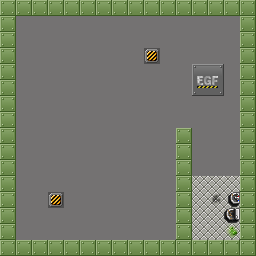

This game map was drawn from its Tiled (.tmx) file and the tilesets committed beside it. A one-line description and the trimmed map source follow:
An orthogonal 16x16 tile map with 16x16 px tiles, 2 tile layers (background, objects) and 8 objects.

<map version="1.0" orientation="orthogonal" width="16" height="16" tilewidth="16" tileheight="16">
 <tileset firstgid="1" name="tiles" tilewidth="16" tileheight="16">
  <image source="tiles.png" width="192" height="480" />
  <terraintypes>
   <terrain name="Ice" tile="21" />
   <terrain name="Snow" tile="24" />
   <terrain name="Green Metal" tile="62" />
  </terraintypes>
  <tile id="17" terrain=",,,0" />
  <tile id="18" terrain=",,0,0" />
  <tile id="19" terrain=",,0," />
  <tile id="20" terrain=",0,,0" />
  <tile id="21" terrain="0,0,0,0" />
  <tile id="22" terrain="0,0,," />
  <tile id="23" terrain="0,,," />
  <tile id="24" terrain="1,1,1,1" />
  <tile id="34" terrain="0,,0," />
  <tile id="35" terrain=",0,," />
  <tile id="62" terrain="2,2,2,2" />
 </tileset>
 <layer name="background" width="16" height="16">
  <data>[256 cells, 256 non-empty, 10 distinct tile ids]</data>
 </layer>
 <layer name="objects" width="16" height="16">
  <data>[256 cells, 2 non-empty, 2 distinct tile ids]</data>
 </layer>
 <objectgroup name="collision" width="16" height="16">
  <properties>
   <property name="collide" value="true" />
  </properties>
  <object x="0" y="16" width="16" height="224" />
  <object x="0" y="0" width="256" height="16" />
  <object x="240" y="16" width="16" height="224" />
  <object x="0" y="240" width="256" height="16" />
  <object x="192" y="64" width="32" height="32" />
  <object x="176" y="128" width="16" height="112" />
 </objectgroup>
 <objectgroup name="spawn" width="16" height="16">
  <properties>
   <property name="spawn" value="true" />
  </properties>
  <object x="48" y="192" width="16" height="16" />
  <object x="144" y="48" width="16" height="16" />
 </objectgroup>
</map>